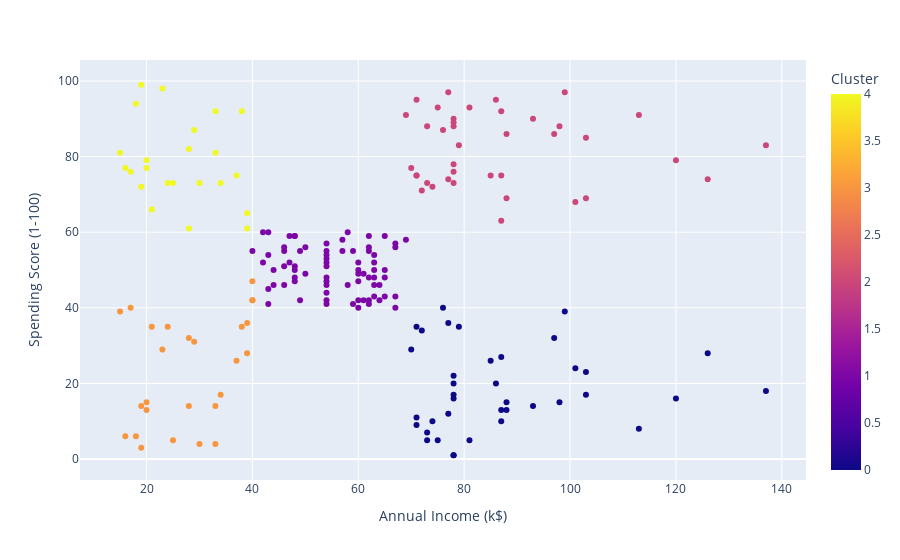

The cell this chart's notebook holds for it:
### Code cell
import pandas as pd
import numpy as np
from sklearn.cluster import Birch
import matplotlib.pyplot as plt
from sklearn.preprocessing import LabelEncoder, MinMaxScaler, StandardScaler
import plotly.express as px
from sklearn.metrics import silhouette_score, calinski_harabasz_score, davies_bouldin_score

# Load the dataset
data = pd.read_csv("Mall_Customers.csv")
data = data.drop(columns=["CustomerID"])

# Encode categorical variables
le = LabelEncoder()
data["Gender"] = le.fit_transform(data["Gender"])

# Choose a normalization technique
# Uncomment one of the normalization options below:

# Option 1: Min-Max scaling
# scaler = MinMaxScaler()
# data_norm = scaler.fit_transform(data)

# Option 2: Standard scaling
# scaler = StandardScaler()
# data_norm = scaler.fit_transform(data)
# Build the model
silhouette_scores = []
range_n_clusters = list(range(2, 11))

for n_clusters in range_n_clusters:
    birch = Birch(threshold=15, branching_factor= 90,n_clusters=n_clusters)
    cluster_labels = birch.fit_predict(data)
    silhouette_avg = silhouette_score(data, cluster_labels)
    silhouette_scores.append(silhouette_avg)
# Plotting the silhouette scores
plt.plot(range_n_clusters, silhouette_scores)
plt.title('Silhouette Score')
plt.xlabel('Number of Clusters (k)')
plt.ylabel('Silhouette Score')
plt.show()

model = Birch(threshold=15, branching_factor=90, n_clusters=5)

# Train the model
model.fit(data)

# Extract the cluster labels
labels = model.predict(data)

# Add the cluster labels to the original data
data["Cluster"] = labels


# Add the cluster names to the original data
# data["Cluster Name"] = data.apply(lambda x: cluster_name(x["Annual Income (k$)"], x["Spending Score (1-100)"]), axis=1)


# Visualize the clusters in 2D format
fig = px.scatter(data, x="Annual Income (k$)", y="Spending Score (1-100)", color="Cluster", hover_data=["Age", "Gender", "Annual Income (k$)", "Spending Score (1-100)", "Cluster"])
fig.show()

### Figure 1 — Plotly figure (JSON) as saved in the notebook; plotly's stock layout.template omitted (floating-point values rounded to 4 significant figures; data arrays with more than 128 entries replaced by an {"elided": "..."} marker saying what was removed)
{"data": [{"customdata": {"elided": "200x3 int values"}, "hovertemplate": "Annual Income (k$)=%{x}<br>Spending Score (1-100)=%{y}<br>Age=%{customdata[0]}<br>Gender=%{customdata[1]}<br>Cluster=%{marker.color}<extra></extra>", "legendgroup": "", "marker": {"color": {"elided": "200 int values"}, "coloraxis": "coloraxis", "symbol": "circle"}, "mode": "markers", "name": "", "orientation": "v", "showlegend": false, "type": "scatter", "x": {"elided": "200 int values"}, "xaxis": "x", "y": {"elided": "200 int values"}, "yaxis": "y"}], "layout": {"autosize": true, "coloraxis": {"colorbar": {"title": {"text": "Cluster"}}, "colorscale": [[0, "#0d0887"], [0.1111, "#46039f"], [0.2222, "#7201a8"], [0.3333, "#9c179e"], [0.4444, "#bd3786"], [0.5556, "#d8576b"], [0.6667, "#ed7953"], [0.7778, "#fb9f3a"], [0.8889, "#fdca26"], [1, "#f0f921"]]}, "legend": {"tracegroupgap": 0}, "margin": {"t": 60}, "xaxis": {"anchor": "y", "autorange": true, "domain": [0, 1], "range": [7.617, 144.4], "title": {"text": "Annual Income (k$)"}, "type": "linear"}, "yaxis": {"anchor": "x", "autorange": true, "domain": [0, 1], "range": [-6.588, 106.6], "title": {"text": "Spending Score (1-100)"}, "type": "linear"}}}
